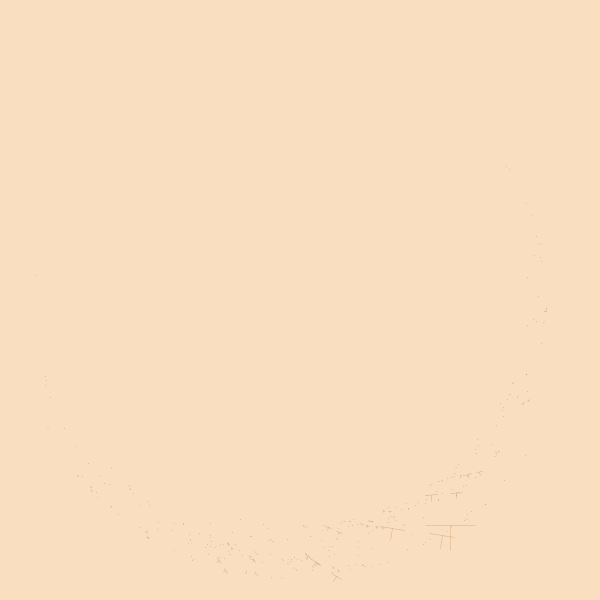
Frame 1 (no input)
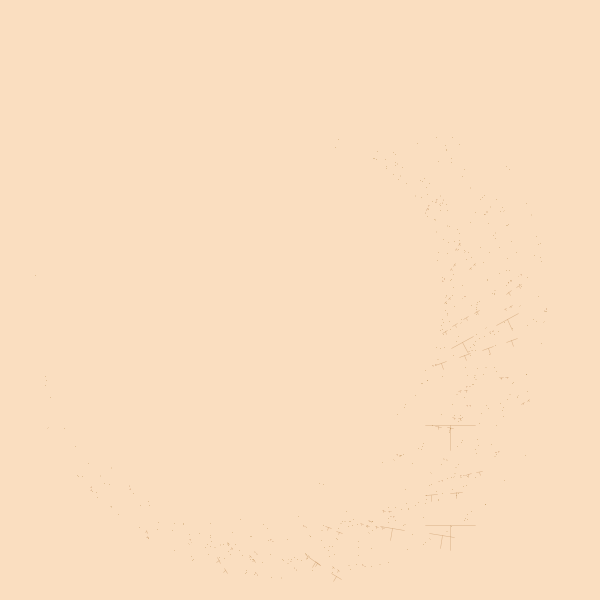
Frame 2 (the mouse pressed at the canvas centre, redrawn once)

The Processing sketch that drew these frames (run headless with seeded random() and noise(); the mouse was pressed at the canvas centre and the sketch redrawn once):

// Processing sketch: processing_14205
// ── processing_14205.pde

//Tian Jason Tian
//Assignment 5: Spire in the Sand

int lastx = 300;
int lasty = 500;
int setl = 50;
int recur = 8;

void setup() {
  size(600,600);
  background(250,222,192);
  smooth();
  noLoop();
}

void draw() {
  translate(300,300);
  scale(0.5);
  build(lastx,lasty,50, recur);
}

void mousePressed(){
  rotate(.1);
  lastx = mouseX;
  lasty = mouseY;
  redraw();
}

void mouseMoved(){
  if(mouseX>100 && mouseY>100){
  build(mouseX,mouseY,setl,recur);
  }
  rotate(.1);
  redraw();
}

void build(int x, int y, int dist, int num){
  fill(284,189,140,80);
  stroke(142,77,7,80);
  line(x,y,x,y-dist);
  line(x-dist, y-dist, x+dist, y-dist);
  if (num>0){
    pushMatrix();
    rotate(random(-0.5,0.5));
    build(x-dist,y-dist,dist/2,num-1);
    build(x+dist,y-dist,dist/2,num-1);
    popMatrix();
  }
}

class bsand {
  bsand(int xloc, int yloc) {
    int height = 100;
    int width = 50;
    stroke(0);
    strokeWeight(2);
    fill(0);
    line(xloc,yloc,xloc,yloc-height);
    line(xloc,yloc-height,xloc+width,yloc-height-width);
    line(xloc,yloc-height,xloc-width,yloc-height-width);
  }
}
